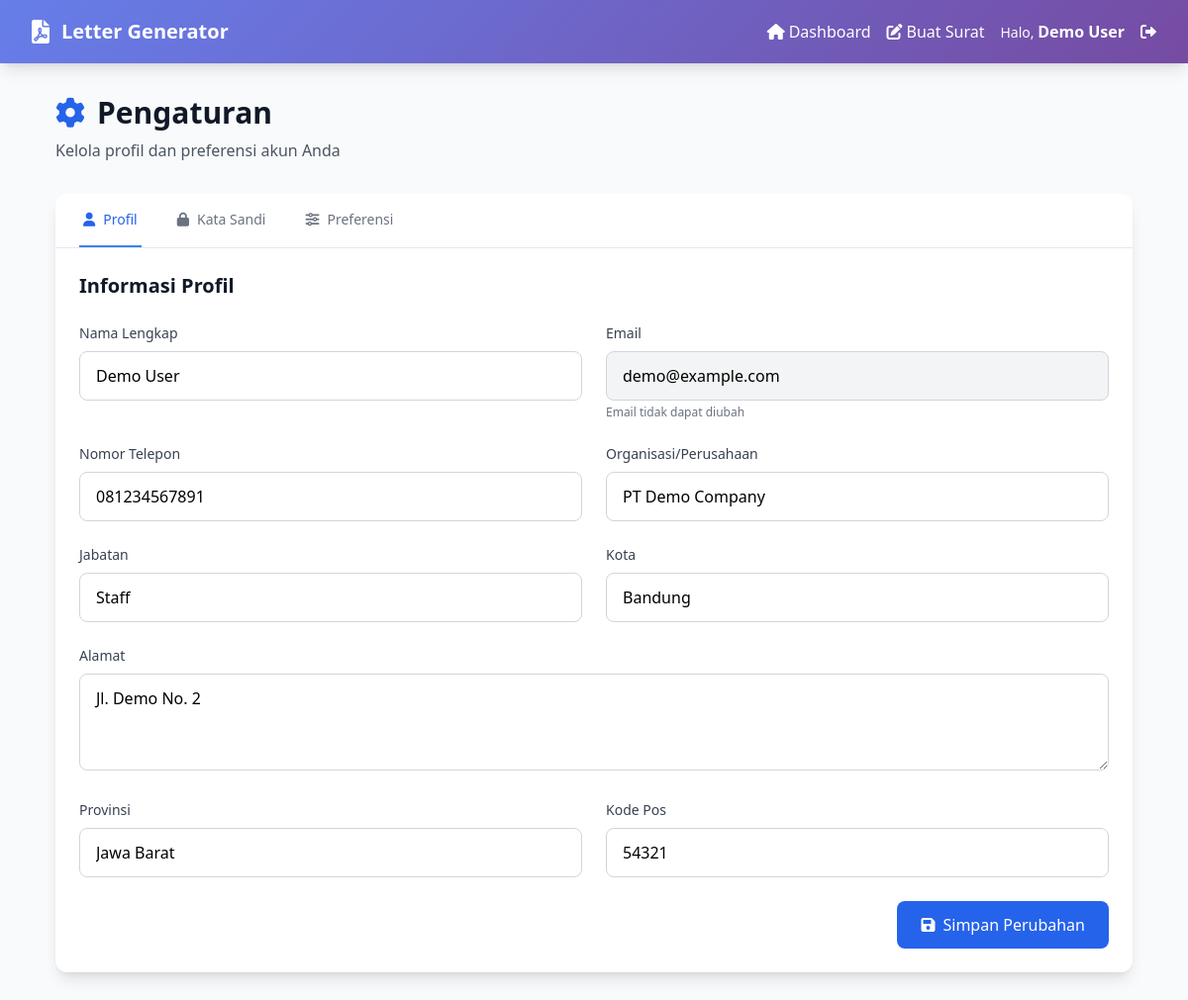
/settings.php (signed in), run on the app's committed database.
### tables this page shows
CREATE TABLE user_profiles (
    id INT AUTO_INCREMENT PRIMARY KEY,
    user_id INT NOT NULL,
    avatar_url VARCHAR(255),
    address TEXT,
    city VARCHAR(50),
    province VARCHAR(50),
    postal_code VARCHAR(10),
    date_of_birth DATE,
    gender ENUM('male', 'female', 'other'),
    bio TEXT,
    preferences JSON,
    FOREIGN KEY (user_id) REFERENCES users(id) ON DELETE CASCADE
);

CREATE TABLE users (
    id INT AUTO_INCREMENT PRIMARY KEY,
    username VARCHAR(50) UNIQUE NOT NULL,
    email VARCHAR(100) UNIQUE NOT NULL,
    password_hash VARCHAR(255) NOT NULL,
    full_name VARCHAR(100) NOT NULL,
    phone VARCHAR(20),
    organization VARCHAR(100),
    position VARCHAR(100),
    created_at TIMESTAMP DEFAULT CURRENT_TIMESTAMP,
    updated_at TIMESTAMP DEFAULT CURRENT_TIMESTAMP ON UPDATE CURRENT_TIMESTAMP,
    last_login TIMESTAMP NULL,
    is_active BOOLEAN DEFAULT TRUE,
    email_verified BOOLEAN DEFAULT FALSE,
    verification_token VARCHAR(255) NULL,
    reset_token VARCHAR(255) NULL,
    reset_token_expires TIMESTAMP NULL
);

### classes/User.php (called while the page is built, shortened)
<?php
require_once 'config/database.php';
class User
{
    private $conn;
    private $table_name = "users";
    private $profile_table = "user_profiles";
    public function __construct($db = null)
    {
        if ($db) {
            $this->conn = $db;
        } else {
            $database = new Database();
            $this->conn = $database->getConnection();
        }
    }
    public function getUserById($id)
    {
        $query = "SELECT u.*, p.* FROM " . $this->table_name . " u
                 LEFT JOIN " . $this->profile_table . " p ON u.id = p.user_id
                 WHERE u.id = ? AND u.is_active = 1";
        $stmt = $this->conn->prepare($query);
        $stmt->execute([$id]);
        return $stmt->fetch();
    }
    public static function isLoggedIn()
    {
        return isset($_SESSION['logged_in']) && $_SESSION['logged_in'] === true;
    }
    public static function getCurrentUser()
    {
        return [
            'id' => $_SESSION['user_id'] ?? null,
            'username' => $_SESSION['username'] ?? null,
            'email' => $_SESSION['email'] ?? null,
            'full_name' => $_SESSION['full_name'] ?? null
        ];
    }
}

### config/database.php (called while the page is built, shortened)
<?php
class Database {
    private $host;
    private $db_name;
    private $username;
    private $password;
    private $charset;
    public function __construct() {
        $this->host = $_ENV['DB_HOST'] ?? 'localhost';
        $this->db_name = $_ENV['DB_NAME'] ?? 'letter_generator_db';
        $this->username = $_ENV['DB_USER'] ?? 'root';
        $this->password = $_ENV['DB_PASS'] ?? '';
        $this->charset = 'utf8mb4';
    }
    public function getConnection() {
        $this->conn = null;
        try {
            $dsn = "mysql:host=" . $this->host . ";dbname=" . $this->db_name . ";charset=" . $this->charset;
            $options = [
                PDO::ATTR_ERRMODE => PDO::ERRMODE_EXCEPTION,
                PDO::ATTR_DEFAULT_FETCH_MODE => PDO::FETCH_ASSOC,
                PDO::ATTR_EMULATE_PREPARES => false,
                PDO::MYSQL_ATTR_INIT_COMMAND => "SET NAMES utf8mb4"
            ];
            $this->conn = new PDO($dsn, $this->username, $this->password, $options);
        } catch(PDOException $exception) {
            error_log("Connection error: " . $exception->getMessage());
            throw new Exception("Database connection failed");
        }
        return $this->conn;
    }
}
?>

### settings.php (the view, shortened to what this page needs)
<?php
require_once 'config/database.php';
require_once 'classes/User.php';
$current_user = User::getCurrentUser();
$user = new User();
$user_data = $user->getUserById($current_user['id']);
?>
<!DOCTYPE html>
<html lang="id">
<head>
    <script src="https://cdn.tailwindcss.com"></script>
    <link href="https://cdnjs.cloudflare.com/ajax/libs/font-awesome/6.0.0/css/all.min.css" rel="stylesheet">
</head>
<body class="bg-gray-50 min-h-screen">
    <nav class="gradient-bg shadow-lg">
        <div class="max-w-7xl mx-auto px-4 sm:px-6 lg:px-8">
            <div class="flex justify-between h-16">
                <div class="flex items-center">
                    <a href="dashboard.php" class="flex-shrink-0 flex items-center">
                        <i class="fas fa-file-pdf text-2xl text-white mr-3"></i>
                        <span class="text-white text-xl font-bold">Letter Generator</span>
                    </a>
                </div>
                <div class="flex items-center space-x-4">
                    <a href="dashboard.php" class="text-white hover:text-blue-200 transition-colors">
                        <i class="fas fa-home mr-1"></i>Dashboard
                    </a>
                    <a href="app.php" class="text-white hover:text-blue-200 transition-colors">
                        <i class="fas fa-edit mr-1"></i>Buat Surat
                    </a>
                    <div class="text-white">
                        <span class="text-sm">Halo, </span>
                        <span class="font-semibold"><?php echo htmlspecialchars($current_user['full_name']); ?></span>
                    </div>
                    <a href="dashboard.php?action=logout" class="text-white hover:text-red-200 transition-colors">
                        <i class="fas fa-sign-out-alt"></i>
                    </a>
                </div>
            </div>
        </div>
    </nav>
    <div class="max-w-6xl mx-auto py-8 px-4 sm:px-6 lg:px-8">
        <div class="mb-8">
            <h1 class="text-3xl font-bold text-gray-900">
                <i class="fas fa-cog mr-3 text-blue-600"></i>Pengaturan
            </h1>
            <p class="text-gray-600 mt-2">Kelola profil dan preferensi akun Anda</p>
        </div>
        <div class="bg-white rounded-xl shadow-lg overflow-hidden">
            <div class="border-b border-gray-200">
                <nav class="flex space-x-8 px-6" aria-label="Tabs">
                    <button onclick="showTab('profile')" id="tab-profile" class="tab-button border-b-2 border-blue-500 py-4 px-1 text-sm font-medium text-blue-600">
                        <i class="fas fa-user mr-2"></i>Profil
                    </button>
                    <button onclick="showTab('password')" id="tab-password" class="tab-button border-b-2 border-transparent py-4 px-1 text-sm font-medium text-gray-500 hover:text-gray-700">
                        <i class="fas fa-lock mr-2"></i>Kata Sandi
                    </button>
                    <button onclick="showTab('preferences')" id="tab-preferences" class="tab-button border-b-2 border-transparent py-4 px-1 text-sm font-medium text-gray-500 hover:text-gray-700">
                        <i class="fas fa-sliders-h mr-2"></i>Preferensi
                    </button>
                </nav>
            </div>
            <div id="content-profile" class="tab-content p-6">
                <h2 class="text-xl font-semibold text-gray-900 mb-6">Informasi Profil</h2>
                <form method="POST" class="space-y-6">
                    <div class="grid md:grid-cols-2 gap-6">
                        <div>
                            <label class="block text-sm font-medium text-gray-700 mb-2">Nama Lengkap</label>
                            <input type="text" name="full_name" value="<?php echo htmlspecialchars($user_data['full_name'] ?? ''); ?>"
                                   class="w-full px-4 py-3 border border-gray-300 rounded-lg focus:ring-2 focus:ring-blue-500 focus:border-blue-500" required>
                        </div>
                        <div>
                            <label class="block text-sm font-medium text-gray-700 mb-2">Email</label>
                            <input type="email" value="<?php echo htmlspecialchars($user_data['email'] ?? ''); ?>"
                                   class="w-full px-4 py-3 border border-gray-300 rounded-lg bg-gray-100" readonly>
                            <p class="text-xs text-gray-500 mt-1">Email tidak dapat diubah</p>
                        </div>
                        <div>
                            <label class="block text-sm font-medium text-gray-700 mb-2">Nomor Telepon</label>
                            <input type="tel" name="phone" value="<?php echo htmlspecialchars($user_data['phone'] ?? ''); ?>"
                                   class="w-full px-4 py-3 border border-gray-300 rounded-lg focus:ring-2 focus:ring-blue-500 focus:border-blue-500">
                        </div>
                        <div>
                            <label class="block text-sm font-medium text-gray-700 mb-2">Organisasi/Perusahaan</label>
                            <input type="text" name="organization" value="<?php echo htmlspecialchars($user_data['organization'] ?? ''); ?>"
                                   class="w-full px-4 py-3 border border-gray-300 rounded-lg focus:ring-2 focus:ring-blue-500 focus:border-blue-500">
                        </div>
                        <div>
                            <label class="block text-sm font-medium text-gray-700 mb-2">Jabatan</label>
                            <input type="text" name="position" value="<?php echo htmlspecialchars($user_data['position'] ?? ''); ?>"
                                   class="w-full px-4 py-3 border border-gray-300 rounded-lg focus:ring-2 focus:ring-blue-500 focus:border-blue-500">
                        </div>
                        <div>
                            <label class="block text-sm font-medium text-gray-700 mb-2">Kota</label>
                            <input type="text" name="city" value="<?php echo htmlspecialchars($user_data['city'] ?? ''); ?>"
                                   class="w-full px-4 py-3 border border-gray-300 rounded-lg focus:ring-2 focus:ring-blue-500 focus:border-blue-500">
                        </div>
                    </div>
                    <div>
                        <label class="block text-sm font-medium text-gray-700 mb-2">Alamat</label>
                        <textarea name="address" rows="3"
                                  class="w-full px-4 py-3 border border-gray-300 rounded-lg focus:ring-2 focus:ring-blue-500 focus:border-blue-500"><?php echo htmlspecialchars($user_data['address'] ?? ''); ?></textarea>
                    </div>
                    <div class="grid md:grid-cols-2 gap-6">
                        <div>
                            <label class="block text-sm font-medium text-gray-700 mb-2">Provinsi</label>
                            <input type="text" name="province" value="<?php echo htmlspecialchars($user_data['province'] ?? ''); ?>"
                                   class="w-full px-4 py-3 border border-gray-300 rounded-lg focus:ring-2 focus:ring-blue-500 focus:border-blue-500">
                        </div>
                        <div>
                            <label class="block text-sm font-medium text-gray-700 mb-2">Kode Pos</label>
                            <input type="text" name="postal_code" value="<?php echo htmlspecialchars($user_data['postal_code'] ?? ''); ?>"
                                   class="w-full px-4 py-3 border border-gray-300 rounded-lg focus:ring-2 focus:ring-blue-500 focus:border-blue-500">
                        </div>
                    </div>
                    <div class="flex justify-end">
                        <button type="submit" class="bg-blue-600 text-white px-6 py-3 rounded-lg hover:bg-blue-700 transition-colors">
                            <i class="fas fa-save mr-2"></i>Simpan Perubahan
                        </button>
                    </div>
                </form>
            </div>
        </div>
    </div>
</body>
</html>

### settings.php (style rules this page uses)
.gradient-bg { background: linear-gradient(135deg, #667eea 0%, #764ba2 100%); }

### data on the page
user_profiles: user.full_name "Demo User", full_name "Demo User", user.email "demo@example.com", phone "081234567891", organization "PT Demo Company", position "Staff", city "Bandung", address "Jl. Demo No. 2", province "Jawa Barat", postal_code "54321"
